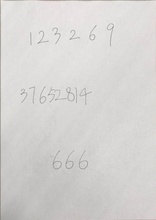
%> input picture DMT02/output.jpg, 156 x 220 px, shrunk from 842 x 1190 before the run
$ octave submission02.m   (GNU Octave 9; MATLAB toolbox functions it lacks are replaced by stand-ins)
%> lines starting %> are read from the running program, lines starting %| are printed output that depends on the picture; in (x1, y1, x2, y2) boxes, pixels count from 0 and x2, y2 are one past the last pixel; in counts of white or black regions, pixels touching at a corner belong together; the program's own positions count from 1
### DMT02/findContour.m
function [output] = findContour( input_img_name, output_path)
%> called with input_img_name = 'output.jpg'
% Read the Image
input = imread(input_img_name);
%> input is the input picture: size 220x156x3 uint8; mean R, G, B 213.3, 211.7, 209.8
input_gray = rgb2gray(input);
[input_m, input_n] = size(input_gray);
%> input_m = 220; input_n = 156

% Clear Noisy
input_gray = filter2(fspecial('average',5),input_gray);
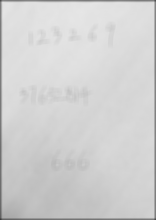
%> input_gray: size 220x156 double; min 57.16, max 230.1, mean 209.3
% corrupt
input_bw = edge(input_gray);
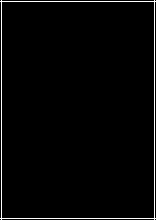
%> input_bw: size 220x156 logical; 2.2% white in thin lines or dots
input_bw_uint8 = zeros(input_m, input_n);
input_bw_uint8(input_bw == 1) = 0;
%> input_bw_uint8: size 220x156 double; every value is 0
input_bw_uint8(input_bw == 0) = 255;
%> input_bw_uint8: size 220x156 double; 97.8% white; black in thin lines or dots
input_bw_min = min_median_max_filter2d(input_bw_uint8, 3, 3, @min);
%> after the loop in min_median_max_filter2d, `for i = 1 : h`:
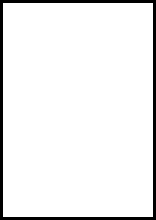
%> output_img: size 220x156 double; 93.5% white; 1 black region, box (x1, y1, x2, y2) and area: (0, 0, 156, 220) 2220
%> after the loop in min_median_max_filter2d, `for i = 1 : h`: element = 0; temp_matrix = [0 0 0; 0 255 0; 0 0 0]
%> in min_median_max_filter2d, `img = uint8(img);`: img: size 220x156 uint8; 97.8% white; black in thin lines or dots
input_bw_min = min_median_max_filter2d(input_bw_min, 3, 3, @max);
%> call 2 of min_median_max_filter2d, with filterSize_h = 3, filterSize_w = 3
%> after the loop in min_median_max_filter2d (call 2), `for i = 1 : h`:
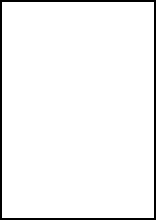
%> output_img: size 220x156 double; 95.7% white; 1 black region, box (x1, y1, x2, y2) and area: (0, 0, 156, 220) 1488
%> after the loop in min_median_max_filter2d (call 2), `for i = 1 : h`: temp_matrix = [0 0 0; 0 0 0; 0 0 0]

% figure, imshow(input_bw_min);
input_bw_edge = edge(input_bw_min);
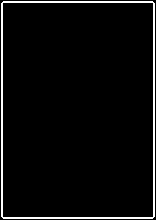
%> input_bw_edge: size 220x156 logical; 4.3% white in thin lines or dots

%
threshold_padding = 10;

% Make segements
segement = bwlabel(input_bw_edge);
%> segement: size 220x156 double; values 0 (black) and 1 (white), 4.3% white in thin lines or dots
first_segement_num = 1;
segement_num = max(segement(:));
%> segement_num = 1


% Pick Up result images
pieceIndex = 0;
output = {};
ROISet = {};

for m = 1 : input_m
    for n = 1 : input_n
        if (segement(m, n) ~= 0)
            % find one segment
            now_segement = segement(m, n);
            [row, col] = find(segement == now_segement);
            row_min = min(row(:));
            row_max = max(row(:));
            col_min = min(col(:));
            col_max = max(col(:));
            if row_min < input_m - threshold_padding && row_min > threshold_padding...
            && col_min < input_n - threshold_padding && col_min > threshold_padding...
            && (abs(row_max - row_min) > 5 || abs(col_max - col_min) > 5)
% [8 lines of commented-out code are left out]
                segement(row_min : row_max, col_min : col_max) = 0;
                pieceIndex = pieceIndex + 1;
                ROISet{pieceIndex} = [col_min row_min col_max - col_min row_max - row_min];
            end
        end
    end
end
%> after the loop, ROISet = {}; col = 1460 values from 2 to 155; col_max = 155; col_min = 2; now_segement = 1; pieceIndex = 0; row = 1460 values, max 219 at index 434, min 2 at index 431, mean 110.5; row_max = 219; row_min = 2
ROISet = sortROI(ROISet);
[~, pieceIndex] = size(ROISet);
figure, imshow(input), hold on
for i = 1 : pieceIndex
    output{i} = imcrop(input, ROISet{i});
    rectangle('Position', ROISet{i}, 'EdgeColor', 'green', 'LineWidth', 1);
    imwrite(output{i}, strcat(output_path, num2str(i), '.jpg'));
end
hold off

    function [output] = sortROI(set)
        [~, setSize] = size(set);
%> setSize = 0
        for outerIndex = 1 : setSize
            for interIndex = outerIndex + 1 : setSize
                if comp(set{outerIndex}, set{interIndex}) == 0
                    [set{outerIndex}, set{interIndex}] = swap(set{outerIndex}, set{interIndex});
                end
            end
        end
%> this loop made 0 passes
%> after the loop, set = {}
        output = set;
%> output = {}
        % [21 lines left out: functions comp, swap, not called in this run]

    end
end

### DMT02/min_median_max_filter2d.m
function [ output_img ] = min_median_max_filter2d(img, filterSize_h, filterSize_w, handle, paddingElement, whetherDraw)

if nargin == 4
    paddingElement = 0;
    whetherDraw = false;
elseif nargin == 5
    whetherDraw = false;
end

img = double(img);
[h, w] = size(img);
output_img = zeros(h, w);
halfFilterLength_h = floor(filterSize_h / 2);
halfFilterLength_w = floor(filterSize_w / 2);
temp_matrix = zeros(filterSize_h, filterSize_w);

for i = 1 : h
    for j = 1 : w
        for m = -1 * halfFilterLength_h : halfFilterLength_h
            for n = -1 * halfFilterLength_w : halfFilterLength_w
                 if ((i + m) < 1 || (i + m) > h)
                    % over border 1
                    % padding
                    element = paddingElement;
                 elseif ((j + n) < 1 || (j + n) > w)
                    element = paddingElement;
                 else
                     element = img(i + m, j + n);
                 end
                 temp_matrix(m + halfFilterLength_h + 1, n + halfFilterLength_w + 1) = element;
            end
        end
        output_img(i, j) = handle(temp_matrix(:));
    end
end

output_img = uint8(output_img);
img = uint8(img);

if true == whetherDraw
    subplot(2, 1, 1);
    imshow(img);
    title('origin');

    subplot(2, 1, 2);
    imshow(output_img);
    title('after filter');
end

end

### DMT02/submission02.m
findContour('output.jpg', '/Users/wubowen/Documents/DIP-Homework/DMT02/result/output-')
%> ans = {}
